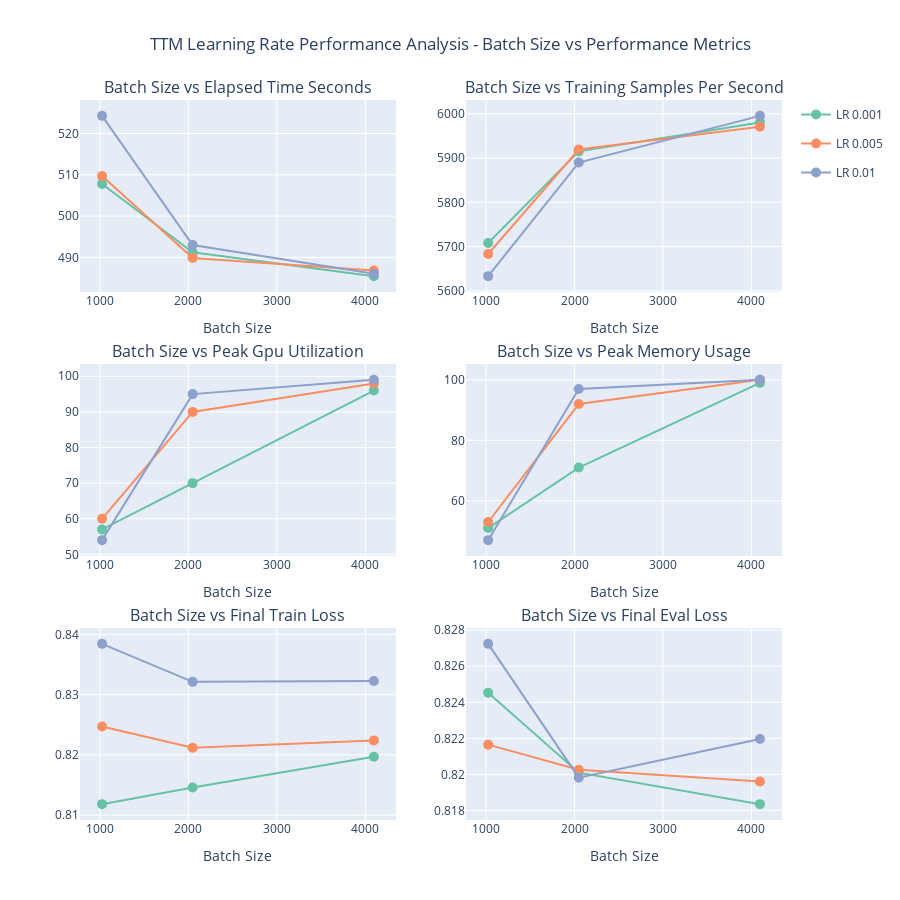

Write notebook code for a chart like this one.
### Code cell
# Create interactive scatter plots for learning rate analysis with batch size as different lines
def create_learning_rate_plots(df, metrics):
    """Create interactive scatter plots for different metrics vs batch size, with learning rate as line colors"""
    
    # Create subplots
    n_metrics = len(metrics)
    cols = 2
    rows = (n_metrics + 1) // 2
    
    fig = make_subplots(
        rows=rows, cols=cols,
        subplot_titles=[f"Batch Size vs {metric.replace('_', ' ').title()}" for metric in metrics],
        vertical_spacing=0.1,
        horizontal_spacing=0.1
    )
    
    # Color palette for learning rates
    learning_rates = sorted(df['learning_rate'].unique())
    colors = px.colors.qualitative.Set2  # Different color palette for distinction
    
    for i, metric in enumerate(metrics):
        row = (i // cols) + 1
        col = (i % cols) + 1
        
        # Plot data for each learning rate
        for j, lr in enumerate(learning_rates):
            lr_data = df[df['learning_rate'] == lr].copy()
            
            # Handle missing values
            plot_df = lr_data[lr_data[metric].notna()].copy()
            
            if len(plot_df) == 0:
                continue
                
            # Sort by batch size for proper line connections
            plot_df = plot_df.sort_values('batch_size')
            
            fig.add_trace(
                go.Scatter(
                    x=plot_df['batch_size'],
                    y=plot_df[metric],
                    mode='markers+lines',
                    name=f'LR {lr}',
                    marker=dict(size=10, color=colors[j % len(colors)]),
                    line=dict(color=colors[j % len(colors)], width=2),
                    hovertemplate=f"<b>Learning Rate {lr}</b><br>" +
                                 f"<b>Batch Size:</b> %{{x}}<br>" +
                                 f"<b>{metric.replace('_', ' ').title()}:</b> %{{y}}<br>" +
                                 "<b>Job ID:</b> %{customdata}<extra></extra>",
                    customdata=plot_df['job_id'],
                    showlegend=True if i == 0 else False,  # Only show legend for first subplot
                    legendgroup=f'LR {lr}'
                ),
                row=row, col=col
            )
    
    fig.update_layout(
        height=300 * rows,
        title_text="TTM Learning Rate Performance Analysis - Batch Size vs Performance Metrics",
        title_x=0.5,
        showlegend=True
    )
    
    # Update axis labels
    for row_idx in range(1, rows + 1):
        for col_idx in range(1, cols + 1):
            fig.update_xaxes(title_text="Batch Size", row=row_idx, col=col_idx)
    
    return fig

# Define metrics to analyze for learning rate experiments
lr_performance_metrics = [
    'elapsed_time_seconds',
    'training_samples_per_second', 
    'peak_gpu_utilization',
    'peak_memory_usage',
    'final_train_loss',
    'final_eval_loss'
]

# Create the learning rate plots
if len(completed_lr_experiments) > 0:
    lr_fig = create_learning_rate_plots(completed_lr_experiments, lr_performance_metrics)
    lr_fig.show()
else:
    print("No completed learning rate experiments found for visualization")

### Figure 1 — Plotly figure (JSON) as saved in the notebook; plotly's stock layout.template omitted (floating-point values rounded to 4 significant figures)
{"data": [{"customdata": [1354977, 1354980, 1354983], "hovertemplate": "<b>Learning Rate 0.001</b><br><b>Batch Size:</b> %{x}<br><b>Elapsed Time Seconds:</b> %{y}<br><b>Job ID:</b> %{customdata}<extra></extra>", "legendgroup": "LR 0.001", "line": {"color": "rgb(102,194,165)", "width": 2}, "marker": {"color": "rgb(102,194,165)", "size": 10}, "mode": "markers+lines", "name": "LR 0.001", "showlegend": true, "type": "scatter", "x": [1024, 2048, 4096], "xaxis": "x", "y": [507.8, 491.2, 485.5], "yaxis": "y"}, {"customdata": [1354978, 1354981, 1354984], "hovertemplate": "<b>Learning Rate 0.005</b><br><b>Batch Size:</b> %{x}<br><b>Elapsed Time Seconds:</b> %{y}<br><b>Job ID:</b> %{customdata}<extra></extra>", "legendgroup": "LR 0.005", "line": {"color": "rgb(252,141,98)", "width": 2}, "marker": {"color": "rgb(252,141,98)", "size": 10}, "mode": "markers+lines", "name": "LR 0.005", "showlegend": true, "type": "scatter", "x": [1024, 2048, 4096], "xaxis": "x", "y": [509.7, 489.9, 486.8], "yaxis": "y"}, {"customdata": [1354976, 1354979, 1354982], "hovertemplate": "<b>Learning Rate 0.01</b><br><b>Batch Size:</b> %{x}<br><b>Elapsed Time Seconds:</b> %{y}<br><b>Job ID:</b> %{customdata}<extra></extra>", "legendgroup": "LR 0.01", "line": {"color": "rgb(141,160,203)", "width": 2}, "marker": {"color": "rgb(141,160,203)", "size": 10}, "mode": "markers+lines", "name": "LR 0.01", "showlegend": true, "type": "scatter", "x": [1024, 2048, 4096], "xaxis": "x", "y": [524.3, 493.0, 486.1], "yaxis": "y"}, {"customdata": [1354977, 1354980, 1354983], "hovertemplate": "<b>Learning Rate 0.001</b><br><b>Batch Size:</b> %{x}<br><b>Training Samples Per Second:</b> %{y}<br><b>Job ID:</b> %{customdata}<extra></extra>", "legendgroup": "LR 0.001", "line": {"color": "rgb(102,194,165)", "width": 2}, "marker": {"color": "rgb(102,194,165)", "size": 10}, "mode": "markers+lines", "name": "LR 0.001", "showlegend": false, "type": "scatter", "x": [1024, 2048, 4096], "xaxis": "x2", "y": [5708.0, 5915.0, 5980.0], "yaxis": "y2"}, {"customdata": [1354978, 1354981, 1354984], "hovertemplate": "<b>Learning Rate 0.005</b><br><b>Batch Size:</b> %{x}<br><b>Training Samples Per Second:</b> %{y}<br><b>Job ID:</b> %{customdata}<extra></extra>", "legendgroup": "LR 0.005", "line": {"color": "rgb(252,141,98)", "width": 2}, "marker": {"color": "rgb(252,141,98)", "size": 10}, "mode": "markers+lines", "name": "LR 0.005", "showlegend": false, "type": "scatter", "x": [1024, 2048, 4096], "xaxis": "x2", "y": [5683.0, 5919.0, 5971.0], "yaxis": "y2"}, {"customdata": [1354976, 1354979, 1354982], "hovertemplate": "<b>Learning Rate 0.01</b><br><b>Batch Size:</b> %{x}<br><b>Training Samples Per Second:</b> %{y}<br><b>Job ID:</b> %{customdata}<extra></extra>", "legendgroup": "LR 0.01", "line": {"color": "rgb(141,160,203)", "width": 2}, "marker": {"color": "rgb(141,160,203)", "size": 10}, "mode": "markers+lines", "name": "LR 0.01", "showlegend": false, "type": "scatter", "x": [1024, 2048, 4096], "xaxis": "x2", "y": [5633.0, 5890.0, 5996.0], "yaxis": "y2"}, {"customdata": [1354977, 1354980, 1354983], "hovertemplate": "<b>Learning Rate 0.001</b><br><b>Batch Size:</b> %{x}<br><b>Peak Gpu Utilization:</b> %{y}<br><b>Job ID:</b> %{customdata}<extra></extra>", "legendgroup": "LR 0.001", "line": {"color": "rgb(102,194,165)", "width": 2}, "marker": {"color": "rgb(102,194,165)", "size": 10}, "mode": "markers+lines", "name": "LR 0.001", "showlegend": false, "type": "scatter", "x": [1024, 2048, 4096], "xaxis": "x3", "y": [57.0, 70.0, 96.0], "yaxis": "y3"}, {"customdata": [1354978, 1354981, 1354984], "hovertemplate": "<b>Learning Rate 0.005</b><br><b>Batch Size:</b> %{x}<br><b>Peak Gpu Utilization:</b> %{y}<br><b>Job ID:</b> %{customdata}<extra></extra>", "legendgroup": "LR 0.005", "line": {"color": "rgb(252,141,98)", "width": 2}, "marker": {"color": "rgb(252,141,98)", "size": 10}, "mode": "markers+lines", "name": "LR 0.005", "showlegend": false, "type": "scatter", "x": [1024, 2048, 4096], "xaxis": "x3", "y": [60.0, 90.0, 98.0], "yaxis": "y3"}, {"customdata": [1354976, 1354979, 1354982], "hovertemplate": "<b>Learning Rate 0.01</b><br><b>Batch Size:</b> %{x}<br><b>Peak Gpu Utilization:</b> %{y}<br><b>Job ID:</b> %{customdata}<extra></extra>", "legendgroup": "LR 0.01", "line": {"color": "rgb(141,160,203)", "width": 2}, "marker": {"color": "rgb(141,160,203)", "size": 10}, "mode": "markers+lines", "name": "LR 0.01", "showlegend": false, "type": "scatter", "x": [1024, 2048, 4096], "xaxis": "x3", "y": [54.0, 95.0, 99.0], "yaxis": "y3"}, {"customdata": [1354977, 1354980, 1354983], "hovertemplate": "<b>Learning Rate 0.001</b><br><b>Batch Size:</b> %{x}<br><b>Peak Memory Usage:</b> %{y}<br><b>Job ID:</b> %{customdata}<extra></extra>", "legendgroup": "LR 0.001", "line": {"color": "rgb(102,194,165)", "width": 2}, "marker": {"color": "rgb(102,194,165)", "size": 10}, "mode": "markers+lines", "name": "LR 0.001", "showlegend": false, "type": "scatter", "x": [1024, 2048, 4096], "xaxis": "x4", "y": [51.0, 71.0, 99.0], "yaxis": "y4"}, {"customdata": [1354978, 1354981, 1354984], "hovertemplate": "<b>Learning Rate 0.005</b><br><b>Batch Size:</b> %{x}<br><b>Peak Memory Usage:</b> %{y}<br><b>Job ID:</b> %{customdata}<extra></extra>", "legendgroup": "LR 0.005", "line": {"color": "rgb(252,141,98)", "width": 2}, "marker": {"color": "rgb(252,141,98)", "size": 10}, "mode": "markers+lines", "name": "LR 0.005", "showlegend": false, "type": "scatter", "x": [1024, 2048, 4096], "xaxis": "x4", "y": [53.0, 92.0, 100.0], "yaxis": "y4"}, {"customdata": [1354976, 1354979, 1354982], "hovertemplate": "<b>Learning Rate 0.01</b><br><b>Batch Size:</b> %{x}<br><b>Peak Memory Usage:</b> %{y}<br><b>Job ID:</b> %{customdata}<extra></extra>", "legendgroup": "LR 0.01", "line": {"color": "rgb(141,160,203)", "width": 2}, "marker": {"color": "rgb(141,160,203)", "size": 10}, "mode": "markers+lines", "name": "LR 0.01", "showlegend": false, "type": "scatter", "x": [1024, 2048, 4096], "xaxis": "x4", "y": [47.0, 97.0, 100.0], "yaxis": "y4"}, {"customdata": [1354977, 1354980, 1354983], "hovertemplate": "<b>Learning Rate 0.001</b><br><b>Batch Size:</b> %{x}<br><b>Final Train Loss:</b> %{y}<br><b>Job ID:</b> %{customdata}<extra></extra>", "legendgroup": "LR 0.001", "line": {"color": "rgb(102,194,165)", "width": 2}, "marker": {"color": "rgb(102,194,165)", "size": 10}, "mode": "markers+lines", "name": "LR 0.001", "showlegend": false, "type": "scatter", "x": [1024, 2048, 4096], "xaxis": "x5", "y": [0.8118, 0.8146, 0.8197], "yaxis": "y5"}, {"customdata": [1354978, 1354981, 1354984], "hovertemplate": "<b>Learning Rate 0.005</b><br><b>Batch Size:</b> %{x}<br><b>Final Train Loss:</b> %{y}<br><b>Job ID:</b> %{customdata}<extra></extra>", "legendgroup": "LR 0.005", "line": {"color": "rgb(252,141,98)", "width": 2}, "marker": {"color": "rgb(252,141,98)", "size": 10}, "mode": "markers+lines", "name": "LR 0.005", "showlegend": false, "type": "scatter", "x": [1024, 2048, 4096], "xaxis": "x5", "y": [0.8247, 0.8212, 0.8224], "yaxis": "y5"}, {"customdata": [1354976, 1354979, 1354982], "hovertemplate": "<b>Learning Rate 0.01</b><br><b>Batch Size:</b> %{x}<br><b>Final Train Loss:</b> %{y}<br><b>Job ID:</b> %{customdata}<extra></extra>", "legendgroup": "LR 0.01", "line": {"color": "rgb(141,160,203)", "width": 2}, "marker": {"color": "rgb(141,160,203)", "size": 10}, "mode": "markers+lines", "name": "LR 0.01", "showlegend": false, "type": "scatter", "x": [1024, 2048, 4096], "xaxis": "x5", "y": [0.8384, 0.8321, 0.8323], "yaxis": "y5"}, {"customdata": [1354977, 1354980, 1354983], "hovertemplate": "<b>Learning Rate 0.001</b><br><b>Batch Size:</b> %{x}<br><b>Final Eval Loss:</b> %{y}<br><b>Job ID:</b> %{customdata}<extra></extra>", "legendgroup": "LR 0.001", "line": {"color": "rgb(102,194,165)", "width": 2}, "marker": {"color": "rgb(102,194,165)", "size": 10}, "mode": "markers+lines", "name": "LR 0.001", "showlegend": false, "type": "scatter", "x": [1024, 2048, 4096], "xaxis": "x6", "y": [0.8245, 0.8201, 0.8184], "yaxis": "y6"}, {"customdata": [1354978, 1354981, 1354984], "hovertemplate": "<b>Learning Rate 0.005</b><br><b>Batch Size:</b> %{x}<br><b>Final Eval Loss:</b> %{y}<br><b>Job ID:</b> %{customdata}<extra></extra>", "legendgroup": "LR 0.005", "line": {"color": "rgb(252,141,98)", "width": 2}, "marker": {"color": "rgb(252,141,98)", "size": 10}, "mode": "markers+lines", "name": "LR 0.005", "showlegend": false, "type": "scatter", "x": [1024, 2048, 4096], "xaxis": "x6", "y": [0.8217, 0.8203, 0.8196], "yaxis": "y6"}, {"customdata": [1354976, 1354979, 1354982], "hovertemplate": "<b>Learning Rate 0.01</b><br><b>Batch Size:</b> %{x}<br><b>Final Eval Loss:</b> %{y}<br><b>Job ID:</b> %{customdata}<extra></extra>", "legendgroup": "LR 0.01", "line": {"color": "rgb(141,160,203)", "width": 2}, "marker": {"color": "rgb(141,160,203)", "size": 10}, "mode": "markers+lines", "name": "LR 0.01", "showlegend": false, "type": "scatter", "x": [1024, 2048, 4096], "xaxis": "x6", "y": [0.8272, 0.8198, 0.822], "yaxis": "y6"}], "layout": {"annotations": [{"font": {"size": 16}, "showarrow": false, "text": "Batch Size vs Elapsed Time Seconds", "x": 0.225, "xanchor": "center", "xref": "paper", "y": 1, "yanchor": "bottom", "yref": "paper"}, {"font": {"size": 16}, "showarrow": false, "text": "Batch Size vs Training Samples Per Second", "x": 0.775, "xanchor": "center", "xref": "paper", "y": 1, "yanchor": "bottom", "yref": "paper"}, {"font": {"size": 16}, "showarrow": false, "text": "Batch Size vs Peak Gpu Utilization", "x": 0.225, "xanchor": "center", "xref": "paper", "y": 0.6333, "yanchor": "bottom", "yref": "paper"}, {"font": {"size": 16}, "showarrow": false, "text": "Batch Size vs Peak Memory Usage", "x": 0.775, "xanchor": "center", "xref": "paper", "y": 0.6333, "yanchor": "bottom", "yref": "paper"}, {"font": {"size": 16}, "showarrow": false, "text": "Batch Size vs Final Train Loss", "x": 0.225, "xanchor": "center", "xref": "paper", "y": 0.2667, "yanchor": "bottom", "yref": "paper"}, {"font": {"size": 16}, "showarrow": false, "text": "Batch Size vs Final Eval Loss", "x": 0.775, "xanchor": "center", "xref": "paper", "y": 0.2667, "yanchor": "bottom", "yref": "paper"}], "height": 900, "showlegend": true, "title": {"text": "TTM Learning Rate Performance Analysis - Batch Size vs Performance Metrics", "x": 0.5}, "xaxis": {"anchor": "y", "domain": [0, 0.45], "title": {"text": "Batch Size"}}, "xaxis2": {"anchor": "y2", "domain": [0.55, 1], "title": {"text": "Batch Size"}}, "xaxis3": {"anchor": "y3", "domain": [0, 0.45], "title": {"text": "Batch Size"}}, "xaxis4": {"anchor": "y4", "domain": [0.55, 1], "title": {"text": "Batch Size"}}, "xaxis5": {"anchor": "y5", "domain": [0, 0.45], "title": {"text": "Batch Size"}}, "xaxis6": {"anchor": "y6", "domain": [0.55, 1], "title": {"text": "Batch Size"}}, "yaxis": {"anchor": "x", "domain": [0.7333, 1]}, "yaxis2": {"anchor": "x2", "domain": [0.7333, 1]}, "yaxis3": {"anchor": "x3", "domain": [0.3667, 0.6333]}, "yaxis4": {"anchor": "x4", "domain": [0.3667, 0.6333]}, "yaxis5": {"anchor": "x5", "domain": [0, 0.2667]}, "yaxis6": {"anchor": "x6", "domain": [0, 0.2667]}}}
